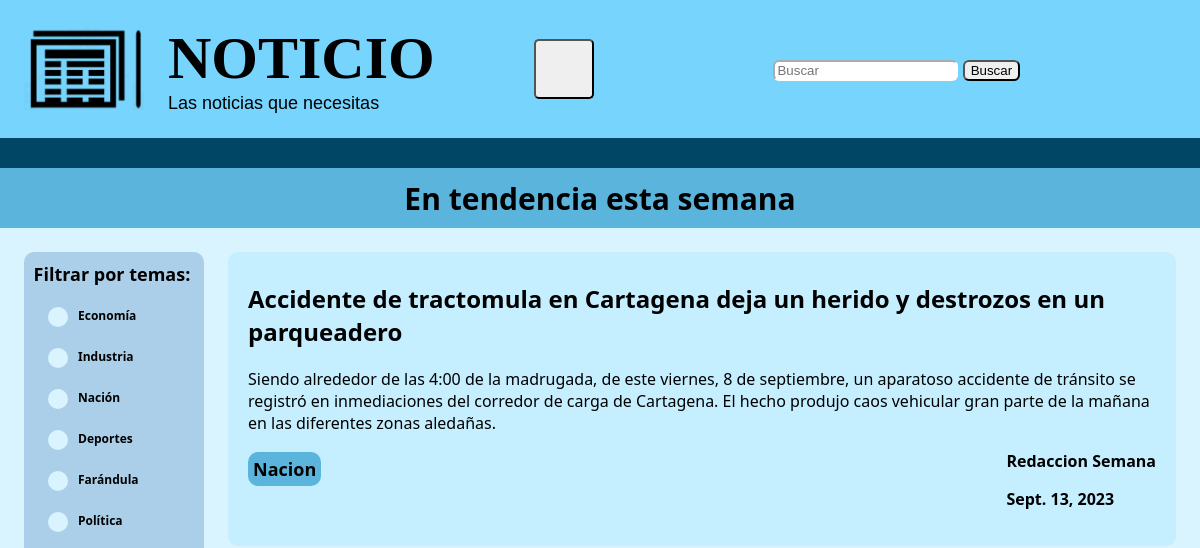
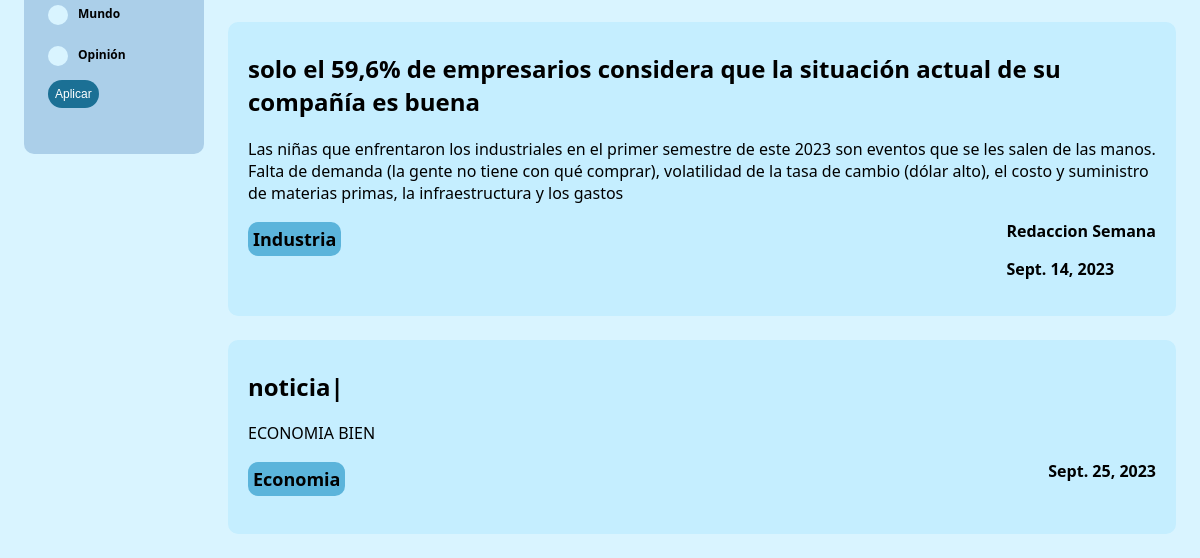
Before: / with the older database file (2 pictures, top to bottom).
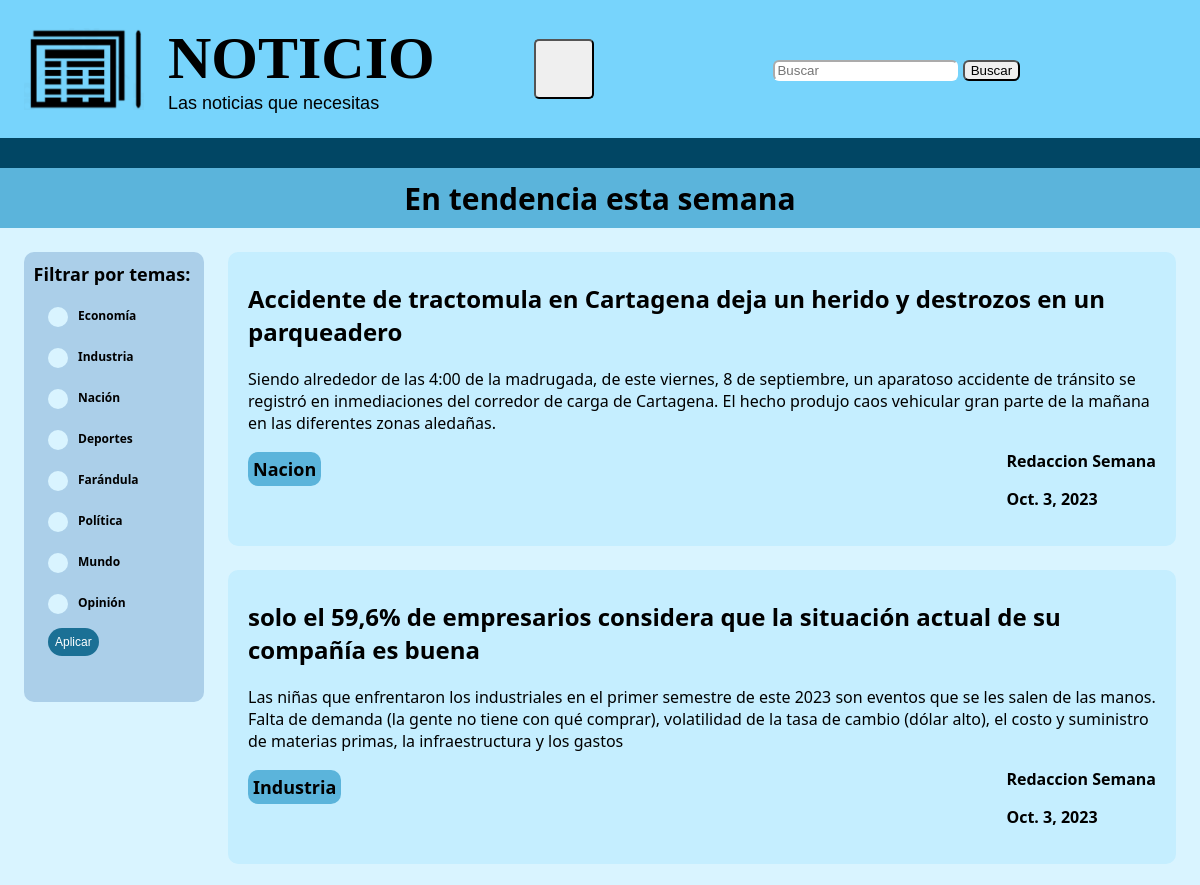
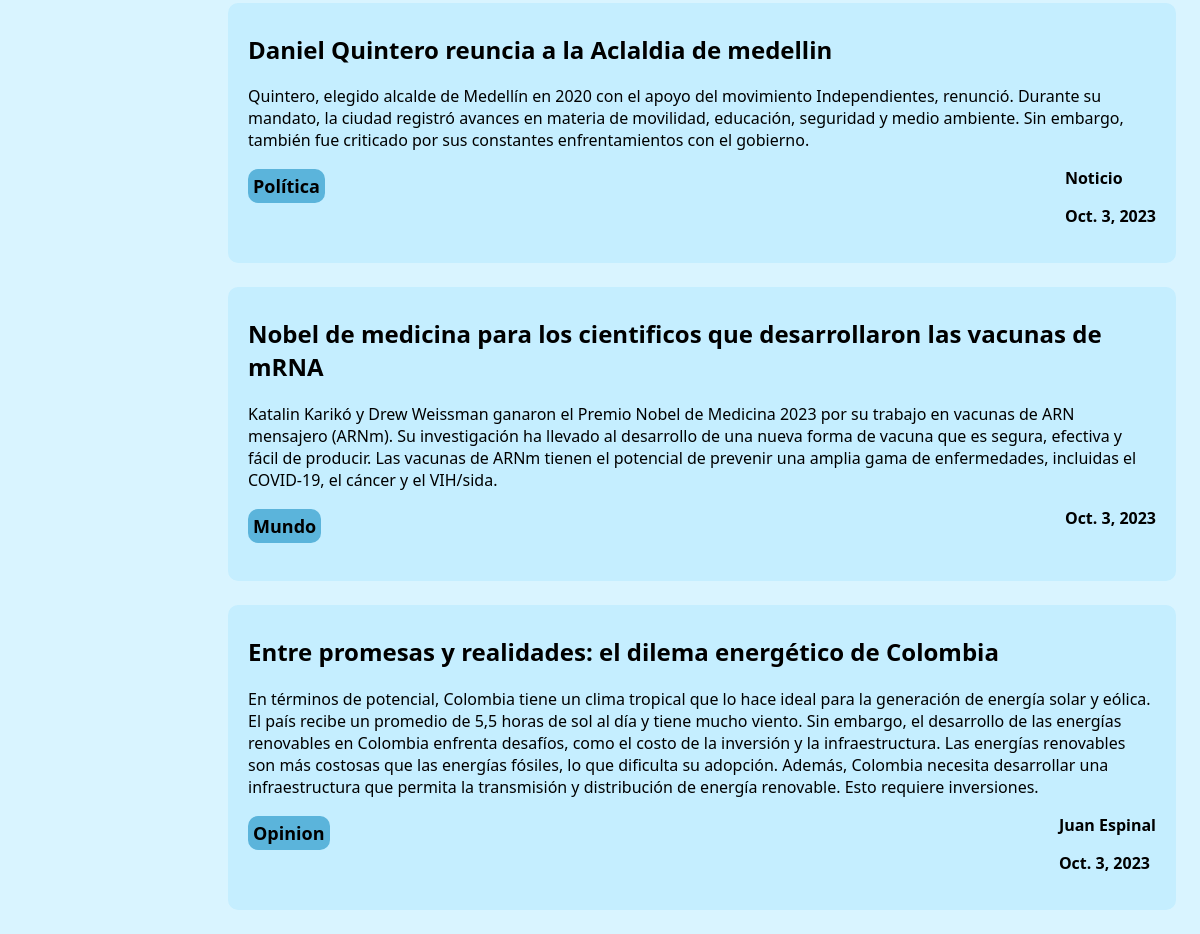
After: the same page with the newer database file (2 pictures, top to bottom).
### main/models.py (models this page shows, shortened)
class Noticia(models.Model):
    TAGS = (
        ('Nacion','Nacion'),
        ("Industria","Industria"),
        ("Economia","Economia"),
        ("Deportes","Deportes"),
        ("Farandula","Farandula"),
        ("Política","Política"),
        ("Mundo","Mundo"),
        ("Opinion","Opinion"),
    )
    autor = models.CharField(max_length=30)
    tags = models.CharField(max_length=50, choices = TAGS)
    titulo = models.TextField(max_length=200, default="noticia")
    resumen = models.TextField(max_length=600)
    fecha = models.DateField(auto_now=True)
    user = models.ForeignKey(User, on_delete=models.CASCADE,null=True,blank=True)
    url = models.CharField(max_length=200, null=True, blank = True)
    contenido = models.TextField(max_length=4000,null=True)
    class Meta:
        ordering = ["fecha"]

### main/views.py (the view)
# urls.py: path('',views.tendencias),
def tendencias(request):
    tags = ['Nacion','Industria', 'Economia', 'Deportes', 'Farandula','Política','Mundo','Opinion']
    applied_tags = []
    for tag in tags:
        if request.GET.get(tag):
            applied_tags.append(tag)
    noticias = Noticia.objects.all()
    if applied_tags == []:
        applied_tags = tags
    return render(request, "main/tendencias.html", {"noticias":noticias, "applied_tags":applied_tags})

### main/templates/main/tendencias.html
{% extends 'main/layouts/nav1.html' %}
{% block content %}
<div class="contenedor-subtitulo">
    <p class="subtitle">En tendencia esta semana</p>
</div>
<div class="fondo">
    <div class="filtros">
        <p class="subtitle2">Filtrar por temas:</p>
        <form class="form-filtros" method = "get">
            <input type="checkbox" name = "Economia" class="form-checkbox" id="eco">
            <label for="eco" class="form-option">Economía</label><br><br>
            <input type="checkbox" name = "Industria" class="form-checkbox" id="ind">
            <label for="ind" class="form-option">Industria</label><br><br>
            <input type="checkbox" name = "Nacion" class="form-checkbox" id="nac">
            <label for="nac" class="form-option">Nación</label><br><br>
            <input type="checkbox" name = "Deportes" class="form-checkbox" id="dep">
            <label for="dep" class="form-option">Deportes</label><br><br>
            <input type="checkbox" name = "Farandula" class="form-checkbox" id="far">
            <label for="far" class="form-option">Farándula</label><br><br>
            <input type="checkbox" name = "Politica" class="form-checkbox" id="pol">
            <label for="pol" class="form-option">Política</label><br><br>
            <input type="checkbox" name = "Mundo" class="form-checkbox" id="mun">
            <label for="mun" class="form-option">Mundo</label><br><br>
            <input type="checkbox" name = "Opinion" class="form-checkbox" id="op">
            <label for="op" class="form-option">Opinión</label><br>
            <input type="submit" class="submit-btn" value="Aplicar">
        </form>
    </div>
    <div class="contenedor-noticias">
        {% for noticia in noticias %}
        {% if noticia.tags in applied_tags %}
        <div class="noticia">
            {% if noticia.url == null %}
            <a class="titulo-noticia" href = '/noticia/{{noticia.id}}' target = "_blank"><h2>{{noticia.titulo}}</h2></a>
            {% else %}
            <a class="titulo-noticia" href = {{noticia.url}} target = "_blank"><h2>{{noticia.titulo}}</h2></a>
            {% endif %}
            <article>{{noticia.resumen}}</article>
            <div class="info-noticia">
                <p class="tag-noticia">{{noticia.tags}}</p>
                <div>
                    <p>{{noticia.autor}}</p>
                    <p>{{noticia.fecha}}</p>
                </div>
            </div>
        </div>
        {% endif %}
        {% endfor %}
    </div>
</div>
{% endblock %}

### main/templates/main/layouts/nav1.html (shortened to what this page needs)
{% load static %}
<!DOCTYPE html>
<html lang="es">
<!DOCTYPE html>
<head>
    <link href="{% static 'clases.css' %}" rel="stylesheet">
</head>
<body>
    <nav style="padding: 0px;" class="navbar navbar-expand-lg bg-body-tertiary">
        <div style="background-color: #77D4FC; flex-grow: 1" class="container-fluid">
            <img src="{% static 'Logo Noticio.png' %}" class="imagen-logo">
              <div class="contenedor-titulo">
                <h1 class="title">NOTICIO</h1>
                <p class="big-text">Las noticias que necesitas</p>
              </div>
              <div class="collapse navbar-collapse" id="navbarSupportedContent">
                <button class="navbar-toggler" type="button" data-bs-toggle="collapse" data-bs-target="#navbarToggleExternalContent" aria-controls="navbarToggleExternalContent" aria-expanded="false" aria-label="Toggle navigation">
                </button>
                <form style="margin: 30px;" class="d-flex" role="search">
                  <input class="form-control me-2" type="search" placeholder="Buscar" aria-label="Buscar">
                  <input class="btn btn-outline-success" type="submit" value="Buscar"></button>
                </form>
            </div>
        </div>
    </nav>
    <div style="background-color: #014664; width: 100%; height: 2.5vw;"></div>
    {% block content %}
    {% endblock %}
</body>

### main/static/clases.css (style rules this page uses)
body { margin: 0px; font-family: system-ui, -apple-system, BlinkMacSystemFont, 'Segoe UI', Roboto, Oxygen, Ubuntu, Cantarell, 'Open Sans', 'Helvetica Neue', sans-serif; }
.contenedor-titulo { display: flex; flex-direction: column; justify-content: center; margin: 2vw }
.contenedor-subtitulo { display: flex; justify-content: center; align-items: center; background-color: #5BB4DB; width: 100%; height: 5vw }
.contenedor-noticias { margin-top: 2vw; }
.title { font-size: 5vw; font-family: 'Times New Roman'; font-weight: bolder; margin: 0px; align-self: center; }
.titulo-noticia { text-decoration: none; color: black; }
.subtitle { font-size: 2.5vw; font-weight: 700; margin: 0px; }
.subtitle2 { padding: 0.8vw; font-size: 1.5vw; font-weight: 700; margin: 0px; }
.form-filtros { padding-left: 2vw; padding-top: 1vw; font-size: 1vw; font-weight: 600; width: inherit; height: 25vw; }
.form-checkbox { appearance: none; -webkit-appearance: none; -moz-appearance: none; width: 20px; height: 20px; background-color: #D9F4FF; border-radius: 50%; outline: none; margin: 0px; font-size: auto; }
.form-option { position: absolute; padding-left: 10px; }
.fondo { display: flex; background-color: #D9F4FF; height: 100%; }
.filtros { position: sticky; background-color: #ABCFE9; margin: 2vw; margin-top: 2vw; top: 20px; width: 15vw; height: 30vw; min-height: 450px; border-radius: 10px; }
.noticia { background-color: #C5EEFF; border-radius: 10px; margin-bottom: 2vw; margin-right: 2vw; padding: 20px; padding-top: 10px; }
.info-noticia { display: flex; justify-content: space-between; font-weight: 600; }
.tag-noticia { background-color: #5BB4DB; border-radius: 10px; font-size: large; align-self: baseline; padding: 5px; }
.big-text { font-family: 'Gill Sans', 'Gill Sans MT', Calibri, 'Trebuchet MS', sans-serif; font-size: 1.5vw; margin: 0px; }
.imagen-logo { height: auto; max-width: 10%; align-self: center; padding-left: 2vw; }
.container-fluid { display: flex; max-height: 170px; }
.navbar-collapse { display: flex; align-items: center; justify-content: space-between; flex-grow: 0.8; }
.navbar-toggler { width: 5vw; height: 5vw; display: none; color: rgba(255, 255, 255, 0.85); border-radius: 5px; }
.submit-btn { background-color: #1B7095; border-radius: 15px; color: white; border: #D9F4FF; margin-top: 10px; font-size: inherit; padding: 7px; }
@media only screen and (max-width: 1315px) { .navbar-toggler { display: block; } }
@media only screen and (max-width: 1315px) { .navbar-collapse { justify-content: space-around; } }
.form-control { border-radius: 6px; border-color: #fff; height: 18%; }
.btn-outline-success { border-radius: 6px; height: 18%; }

Changed rows visible on the page:
removed Noticia: titulo "noticia|", resumen "ECONOMIA BIEN", tags "Economia", fecha "Sept. 25, 2023"
changed Noticia "Nacion": fecha "Sept. 13, 2023" → "Oct. 3, 2023"
changed Noticia "Industria": fecha "Sept. 14, 2023" → "Oct. 3, 2023"
added Noticia: titulo "Daniel Quintero reuncia a la Aclaldia de medellin", resumen "Quintero, elegido alcalde de Medellín en 2020 con el apoyo del movimiento Independientes, renunció. Durante su mandato, la ciudad registró avances en materia de movilidad, educación, seguridad y medio ambiente. Sin embargo, también fue criticado por sus constantes enfrentamientos con el gobierno.", tags "Política", autor "Noticio", fecha "Oct. 3, 2023"
added Noticia: titulo "Nobel de medicina para los cientificos que desarrollaron las vacunas de mRNA", resumen "Katalin Karikó y Drew Weissman ganaron el Premio Nobel de Medicina 2023 por su trabajo en vacunas de ARN mensajero (ARNm). Su investigación ha llevado al desarrollo de una nueva forma de vacuna que es segura, efectiva y fácil de producir. Las vacunas de ARNm tienen el potencial de prevenir una amplia gama de enfermedades, incluidas el COVID-19, el cáncer y el VIH/sida.", tags "Mundo", fecha "Oct. 3, 2023"
added Noticia: titulo "Entre promesas y realidades: el dilema energético de Colombia", resumen "En términos de potencial, Colombia tiene un clima tropical que lo hace ideal para la generación de energía solar y eólica. El país recibe un promedio de 5,5 horas de sol al día y tiene mucho viento. Sin embargo, el desarrollo de las energías renovables en Colombia enfrenta desafíos, como el costo de la inversión y la infraestructura. Las energías renovables son más costosas que las energías fósiles, lo que dificulta su adopción. Además, Colombia necesita desarrollar una infraestructura que permita la transmisión y distribución de energía renovable. Esto requiere inversiones.", tags "Opinion", autor "Juan Espinal", fecha "Oct. 3, 2023"
